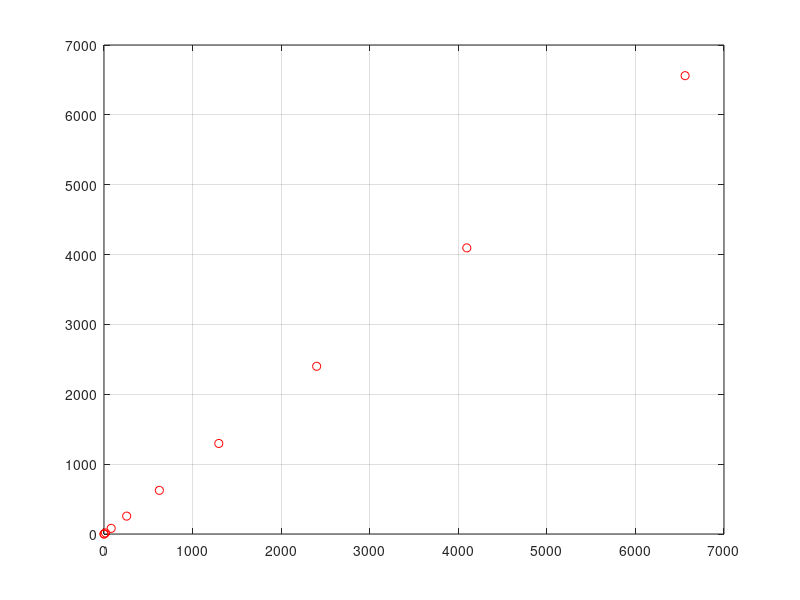

MATLAB code to generate this figure: (Note: this script raises an error after producing the figure.)
xData = [0;1;2;3;4;5;6;7;8;9];
xData = power(xData,4);
yData = xData;
plot(xData,yData,'ro');grid on;
xIntegralSpline = (linspace(-2,6561.5,10))';
% xIntegralSpline = xData;
% xIntegralSpline = [-1;2;400; 410];
[yIntegralSpline] = ZFindIntegralSplineBasic...
    (xData, yData, xIntegralSpline);
((power(xIntegralSpline,2)-power(xIntegralSpline(1),2))/2)-yIntegralSpline